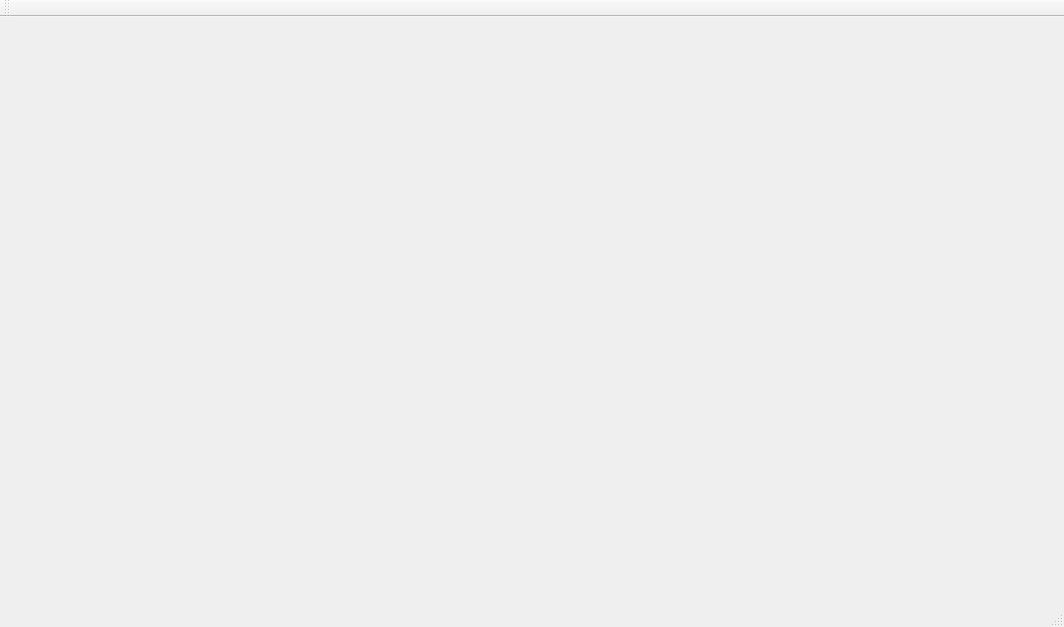
<?xml version="1.0" encoding="UTF-8"?>
<ui version="4.0">
 <class>MainWindow</class>
 <widget class="QMainWindow" name="MainWindow">
  <property name="geometry">
   <rect>
    <x>0</x>
    <y>0</y>
    <width>1064</width>
    <height>627</height>
   </rect>
  </property>
  <property name="windowTitle">
   <string>MainWindow</string>
  </property>
  <widget class="QWidget" name="centralWidget"/>
  <widget class="QMenuBar" name="menuBar">
   <property name="geometry">
    <rect>
     <x>0</x>
     <y>0</y>
     <width>1064</width>
     <height>22</height>
    </rect>
   </property>
  </widget>
  <widget class="QToolBar" name="mainToolBar">
   <attribute name="toolBarArea">
    <enum>TopToolBarArea</enum>
   </attribute>
   <attribute name="toolBarBreak">
    <bool>false</bool>
   </attribute>
  </widget>
  <widget class="QStatusBar" name="statusBar"/>
 </widget>
 <layoutdefault spacing="6" margin="11"/>
 <resources/>
 <connections/>
</ui>
